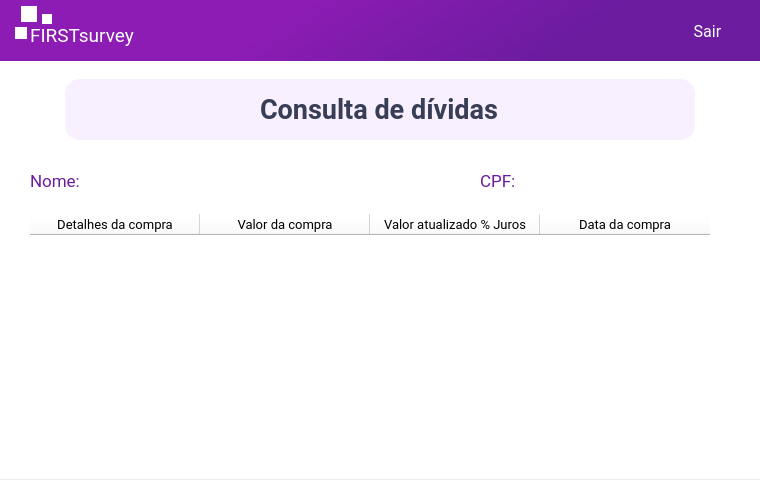
<?xml version="1.0" encoding="UTF-8"?>
<ui version="4.0">
 <class>MainWindow</class>
 <widget class="QMainWindow" name="MainWindow">
  <property name="geometry">
   <rect>
    <x>0</x>
    <y>0</y>
    <width>760</width>
    <height>480</height>
   </rect>
  </property>
  <property name="minimumSize">
   <size>
    <width>760</width>
    <height>480</height>
   </size>
  </property>
  <property name="maximumSize">
   <size>
    <width>760</width>
    <height>480</height>
   </size>
  </property>
  <property name="windowTitle">
   <string>MainWindow</string>
  </property>
  <property name="styleSheet">
   <string notr="true"/>
  </property>
  <widget class="QWidget" name="centralwidget">
   <property name="minimumSize">
    <size>
     <width>760</width>
     <height>480</height>
    </size>
   </property>
   <property name="maximumSize">
    <size>
     <width>760</width>
     <height>480</height>
    </size>
   </property>
   <widget class="QLabel" name="label">
    <property name="geometry">
     <rect>
      <x>-10</x>
      <y>0</y>
      <width>781</width>
      <height>61</height>
     </rect>
    </property>
    <property name="styleSheet">
     <string notr="true">background-color: qlineargradient(spread:pad, x1:0.954273, y1:0.591, x2:0.352, y2:0.517, stop:0.323864 rgba(107, 28, 159, 255), stop:1 rgba(140, 28, 180, 255));</string>
    </property>
    <property name="text">
     <string/>
    </property>
   </widget>
   <widget class="QLabel" name="label_2">
    <property name="geometry">
     <rect>
      <x>30</x>
      <y>20</y>
      <width>111</width>
      <height>31</height>
     </rect>
    </property>
    <property name="font">
     <font>
      <family>Roboto</family>
      <pointsize>14</pointsize>
     </font>
    </property>
    <property name="styleSheet">
     <string notr="true">color: rgb(255, 255, 255);
background-color: qconicalgradient(cx:0.5, cy:0.5, angle:0, stop:0.852273 rgba(255, 255, 255, 0), stop:0.875 rgba(255, 255, 255, 0), stop:0.886364 rgba(255, 255, 255, 0));</string>
    </property>
    <property name="text">
     <string>FIRSTsurvey</string>
    </property>
   </widget>
   <widget class="QLabel" name="label_3">
    <property name="geometry">
     <rect>
      <x>21</x>
      <y>6</y>
      <width>16</width>
      <height>16</height>
     </rect>
    </property>
    <property name="styleSheet">
     <string notr="true">background-color: rgb(255, 255, 255);</string>
    </property>
    <property name="text">
     <string/>
    </property>
   </widget>
   <widget class="QLabel" name="label_4">
    <property name="geometry">
     <rect>
      <x>15</x>
      <y>27</y>
      <width>12</width>
      <height>12</height>
     </rect>
    </property>
    <property name="styleSheet">
     <string notr="true">background-color: rgb(255, 255, 255);</string>
    </property>
    <property name="text">
     <string/>
    </property>
   </widget>
   <widget class="QLabel" name="label_5">
    <property name="geometry">
     <rect>
      <x>42</x>
      <y>14</y>
      <width>10</width>
      <height>10</height>
     </rect>
    </property>
    <property name="styleSheet">
     <string notr="true">background-color: rgb(255, 255, 255);</string>
    </property>
    <property name="text">
     <string/>
    </property>
   </widget>
   <widget class="QPushButton" name="pushButton_6">
    <property name="geometry">
     <rect>
      <x>670</x>
      <y>20</y>
      <width>75</width>
      <height>23</height>
     </rect>
    </property>
    <property name="font">
     <font>
      <family>Roboto</family>
      <pointsize>12</pointsize>
     </font>
    </property>
    <property name="cursor">
     <cursorShape>PointingHandCursor</cursorShape>
    </property>
    <property name="styleSheet">
     <string notr="true">background-color: qconicalgradient(cx:0.5, cy:0.5, angle:0, stop:0.852273 rgba(255, 255, 255, 0), stop:0.875 rgba(255, 255, 255, 0), stop:0.886364 rgba(255, 255, 255, 0));
color: rgb(255, 255, 255);
border-radius: 3px;</string>
    </property>
    <property name="text">
     <string>Sair</string>
    </property>
   </widget>
   <widget class="QFrame" name="frame">
    <property name="geometry">
     <rect>
      <x>0</x>
      <y>59</y>
      <width>761</width>
      <height>420</height>
     </rect>
    </property>
    <property name="sizePolicy">
     <sizepolicy hsizetype="Fixed" vsizetype="Expanding">
      <horstretch>0</horstretch>
      <verstretch>0</verstretch>
     </sizepolicy>
    </property>
    <property name="styleSheet">
     <string notr="true">background-color: rgb(255, 255, 255);</string>
    </property>
    <property name="frameShape">
     <enum>QFrame::NoFrame</enum>
    </property>
    <property name="frameShadow">
     <enum>QFrame::Raised</enum>
    </property>
    <widget class="QLabel" name="label_13">
     <property name="geometry">
      <rect>
       <x>65</x>
       <y>20</y>
       <width>630</width>
       <height>61</height>
      </rect>
     </property>
     <property name="styleSheet">
      <string notr="true">background-color: rgb(248, 239, 255);
border-radius: 15px;</string>
     </property>
     <property name="text">
      <string/>
     </property>
    </widget>
    <widget class="QLabel" name="label_14">
     <property name="geometry">
      <rect>
       <x>260</x>
       <y>35</y>
       <width>241</width>
       <height>31</height>
      </rect>
     </property>
     <property name="font">
      <font>
       <family>Roboto</family>
       <pointsize>20</pointsize>
       <weight>75</weight>
       <bold>true</bold>
      </font>
     </property>
     <property name="styleSheet">
      <string notr="true">background-color: qconicalgradient(cx:0.5, cy:0.5, angle:0, stop:0.852273 rgba(255, 255, 255, 0), stop:0.875 rgba(255, 255, 255, 0), stop:0.886364 rgba(255, 255, 255, 0));
color: rgb(55, 62, 85);</string>
     </property>
     <property name="text">
      <string>Consulta de dívidas</string>
     </property>
    </widget>
    <widget class="QTableWidget" name="tableWidget">
     <property name="geometry">
      <rect>
       <x>30</x>
       <y>155</y>
       <width>691</width>
       <height>231</height>
      </rect>
     </property>
     <property name="frameShape">
      <enum>QFrame::NoFrame</enum>
     </property>
     <property name="editTriggers">
      <set>QAbstractItemView::NoEditTriggers</set>
     </property>
     <attribute name="horizontalHeaderMinimumSectionSize">
      <number>170</number>
     </attribute>
     <attribute name="verticalHeaderDefaultSectionSize">
      <number>30</number>
     </attribute>
     <column>
      <property name="text">
       <string>Detalhes da compra</string>
      </property>
      <property name="font">
       <font>
        <family>Roboto</family>
        <pointsize>10</pointsize>
       </font>
      </property>
     </column>
     <column>
      <property name="text">
       <string>Valor da compra</string>
      </property>
      <property name="font">
       <font>
        <family>Roboto</family>
        <pointsize>10</pointsize>
       </font>
      </property>
     </column>
     <column>
      <property name="text">
       <string>Valor atualizado % Juros</string>
      </property>
      <property name="font">
       <font>
        <family>Roboto</family>
        <pointsize>10</pointsize>
       </font>
      </property>
     </column>
     <column>
      <property name="text">
       <string>Data da compra</string>
      </property>
      <property name="font">
       <font>
        <family>Roboto</family>
        <pointsize>10</pointsize>
       </font>
      </property>
     </column>
    </widget>
    <widget class="QLabel" name="label_6">
     <property name="geometry">
      <rect>
       <x>480</x>
       <y>112</y>
       <width>41</width>
       <height>21</height>
      </rect>
     </property>
     <property name="font">
      <font>
       <family>Roboto</family>
       <pointsize>13</pointsize>
      </font>
     </property>
     <property name="styleSheet">
      <string notr="true">background-color: qconicalgradient(cx:0.5, cy:0.5, angle:0, stop:0.852273 rgba(255, 255, 255, 0), stop:0.875 rgba(255, 255, 255, 0), stop:0.886364 rgba(255, 255, 255, 0));
color: rgb(107, 28, 159);</string>
     </property>
     <property name="text">
      <string>CPF:</string>
     </property>
    </widget>
    <widget class="QLabel" name="label_9">
     <property name="geometry">
      <rect>
       <x>30</x>
       <y>112</y>
       <width>61</width>
       <height>21</height>
      </rect>
     </property>
     <property name="font">
      <font>
       <family>Roboto</family>
       <pointsize>13</pointsize>
      </font>
     </property>
     <property name="styleSheet">
      <string notr="true">background-color: qconicalgradient(cx:0.5, cy:0.5, angle:0, stop:0.852273 rgba(255, 255, 255, 0), stop:0.875 rgba(255, 255, 255, 0), stop:0.886364 rgba(255, 255, 255, 0));
color: rgb(107, 28, 159);</string>
     </property>
     <property name="text">
      <string>Nome:</string>
     </property>
    </widget>
    <widget class="QLabel" name="label_10">
     <property name="geometry">
      <rect>
       <x>92</x>
       <y>112</y>
       <width>381</width>
       <height>21</height>
      </rect>
     </property>
     <property name="font">
      <font>
       <family>Roboto</family>
       <pointsize>13</pointsize>
      </font>
     </property>
     <property name="styleSheet">
      <string notr="true">background-color: qconicalgradient(cx:0.5, cy:0.5, angle:0, stop:0.852273 rgba(255, 255, 255, 0), stop:0.875 rgba(255, 255, 255, 0), stop:0.886364 rgba(255, 255, 255, 0));
color: rgb(107, 28, 159);</string>
     </property>
     <property name="text">
      <string/>
     </property>
    </widget>
    <widget class="QLabel" name="label_7">
     <property name="geometry">
      <rect>
       <x>525</x>
       <y>112</y>
       <width>181</width>
       <height>21</height>
      </rect>
     </property>
     <property name="font">
      <font>
       <family>Roboto</family>
       <pointsize>13</pointsize>
      </font>
     </property>
     <property name="styleSheet">
      <string notr="true">background-color: qconicalgradient(cx:0.5, cy:0.5, angle:0, stop:0.852273 rgba(255, 255, 255, 0), stop:0.875 rgba(255, 255, 255, 0), stop:0.886364 rgba(255, 255, 255, 0));
color: rgb(107, 28, 159);</string>
     </property>
     <property name="text">
      <string/>
     </property>
    </widget>
    <widget class="QLabel" name="label_12">
     <property name="geometry">
      <rect>
       <x>265</x>
       <y>276</y>
       <width>238</width>
       <height>20</height>
      </rect>
     </property>
     <property name="styleSheet">
      <string notr="true">background-color: qconicalgradient(cx:0.5, cy:0.5, angle:0, stop:0.852273 rgba(255, 255, 255, 0), stop:0.875 rgba(255, 255, 255, 0), stop:0.886364 rgba(255, 255, 255, 0));
color: rgb(140, 28, 180);</string>
     </property>
     <property name="text">
      <string/>
     </property>
    </widget>
   </widget>
   <zorder>frame</zorder>
   <zorder>label</zorder>
   <zorder>label_2</zorder>
   <zorder>label_3</zorder>
   <zorder>label_4</zorder>
   <zorder>label_5</zorder>
   <zorder>pushButton_6</zorder>
  </widget>
 </widget>
 <resources/>
 <connections/>
</ui>
